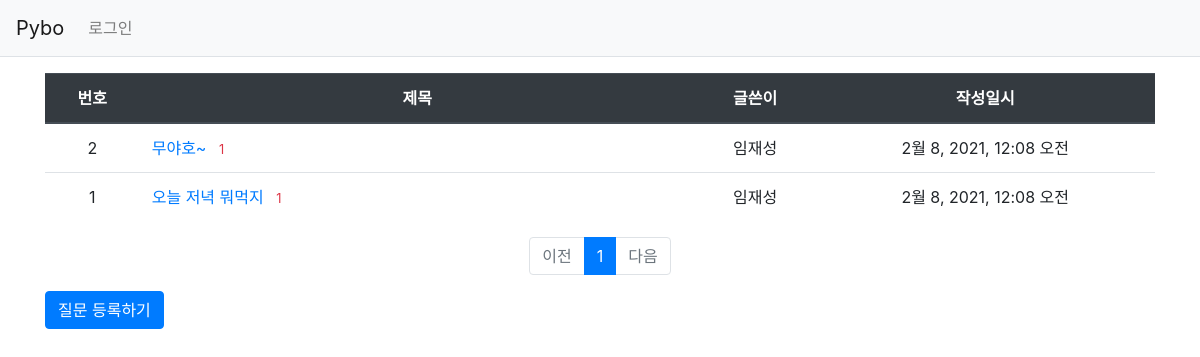
Screenshot of /pybo/ with the database file from the repository.
### pybo/models.py (models this page shows, shortened)
class Question(models.Model):
    author = models.ForeignKey(User, on_delete=models.CASCADE)
    subject = models.CharField(max_length=200)
    content = models.TextField()
    create_date = models.DateTimeField()
    modify_date = models.DateTimeField(null=True, blank=True)

### pybo/views.py (the view)
# urls.py: path('', views.index, name='index'),  # '/' 에 해당되는 path
def index(request):
    page = request.GET.get('page', '1')
    question_list = Question.objects.order_by('-create_date')
    paginator = Paginator(question_list, 10)
    page_obj = paginator.get_page(page)
    context = {'question_list': page_obj}
    return render(request, 'pybo/question_list.html', context)

### pybo/templatetags/pybo_filter.py (called while the page is built)
@register.filter
def sub(value, arg):
    return value - arg

### templates/pybo/question_list.html
{% extends 'base.html' %}
{% load pybo_filter %}
{% block content %}
<div class="container my-3">
    <table class="table">
        <thead>
        <tr class="text-center thead-dark">
            <th>번호</th>
            <th style="width:50%">제목</th>
            <th>글쓴이</th>
            <th>작성일시</th>
        </tr>
        </thead>
        <tbody>
        {% if question_list %}
        {% for question in question_list %}
        <tr class="text-center">
            <td>
                {{ question_list.paginator.count|sub:question_list.start_index|sub:forloop.counter0|add:1 }}
            </td>
            <td class="text-left">
                <a href="{% url 'pybo:detail' question.id %}">{{ question.subject }}</a>
                {% if question.answer_set.count > 0 %}
                <span class="text-danger small ml-2">{{ question.answer_set.count }}</span>
                {% endif %}
            </td>
            <td>{{ question.author.username }}</td>
            <td>{{ question.create_date }}</td>
        </tr>
        {% endfor %}
        {% else %}
        <tr>
            <td colspan="3">질문이 없습니다.</td>
        </tr>
        {% endif %}
        </tbody>
    </table>
    <ul class="pagination justify-content-center">
        {% if question_list.has_previous %}
        <li class="page-item">
            <a class="page-link" href="?page={{ question_list.previous_page_number }}">이전</a>
        </li>
        {% else %}
        <li class="page-item disabled">
            <a class="page-link" tabindex="-1" aria-disabled="true" href="#">이전</a>
        </li>
        {% endif %}
        {% for page_number in question_list.paginator.page_range %}
        {% if page_number >= question_list.number|add:-5 and page_number <= question_list.number|add:5 %}
            {% if page_number == question_list.number %}
            <li class="page-item active" aria-current="page">
                <a class="page-link" href="?page={{ page_number }}">{{ page_number }}</a>
            </li>
            {% else %}
            <li class="page-item">
                <a class="page-link" href="?page={{ page_number }}">{{ page_number }}</a>
            </li>
            {% endif %}
        {% endif %}
        {% endfor %}
        {% if question_list.has_next %}
        <li class="page-item">
            <a class="page-link" href="?page={{ question_list.next_page_number }}">다음</a>
        </li>
        {% else %}
        <li class="page-item disabled">
            <a class="page-link" tabindex="-1" aria-disabled="true" href="#">다음</a>
        </li>
        {% endif %}
    </ul>
    <a href="{% url 'pybo:question_create' %}" class="btn btn-primary">질문 등록하기</a>
</div>
{% endblock %}

### templates/base.html (shortened to what this page needs)
{% load static %}
<!doctype html>
<html lang="ko">
<head>
    <link rel="stylesheet" type="text/css" href="{% static 'bootstrap.min.css' %}">
    <link rel="stylesheet" type="text/css" href="{% static 'style.css' %}">
</head>
<body>
{% include "navbar.html" %}
{% block content %}
{% endblock %}
</body>
</html>

### templates/navbar.html (shortened to what this page needs)
<nav class="navbar navbar-expand-lg navbar-light bg-light border-bottom">
    <a class="navbar-brand" href="{% url 'pybo:index' %}">Pybo</a>
    <div class="collapse navbar-collapse flex-grow-0" id="navbarNav">
        <ul class="navbar-nav">
            <li class="nav-item ">
                {% if user.is_authenticated %}
                <a class="nav-link" href="{% url 'common:logout' %}">{{ user.username }} (로그아웃)</a>
                {% else %}
                <a class="nav-link" href="{% url 'common:login' %}">로그인</a>
                {% endif %}
            </li>
        </ul>
    </div>
</nav>

### rows the page displays
Question: paginator.count|sub "2", subject "무야호~", answer_set.count "1", author.username "임재성", create_date "2월 8, 2021, 12:08 오전"
Question: paginator.count|sub "1", subject "오늘 저녁 뭐먹지", answer_set.count "1", author.username "임재성", create_date "2월 8, 2021, 12:08 오전"

### other values shown
{{ page_number }} "1"
